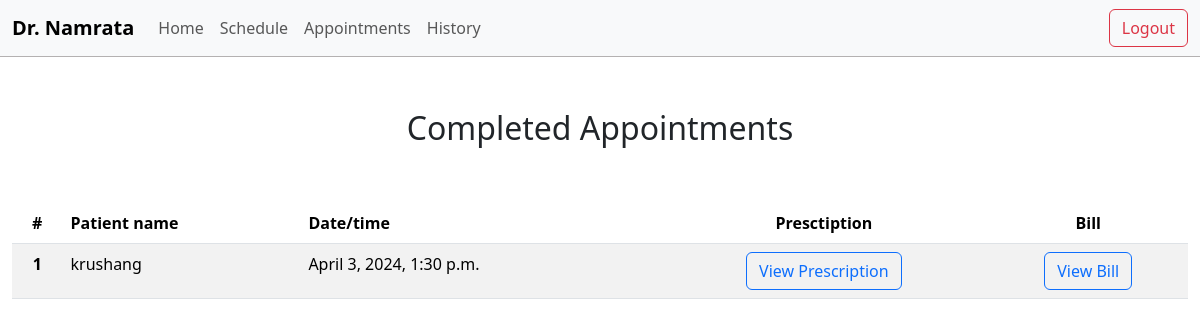
Screenshot of /doctor/history/ (signed in) with the database file from the repository.
### accounts/models.py (models this page shows, shortened)
class CustomUser(AbstractBaseUser, PermissionsMixin):
    email = models.EmailField(unique=True)
    first_name = models.CharField(max_length=30)
    last_name = models.CharField(max_length=30)
    phone_number = models.CharField(max_length=15)
    is_active = models.BooleanField(default=True)
    is_staff = models.BooleanField(default=False)
    is_admin = models.BooleanField(default=False)
    is_superadmin = models.BooleanField(default=False)
    type = models.CharField(max_length=16, default='patient')
    objects = CustomUserManager()
    USERNAME_FIELD = 'email'
    REQUIRED_FIELDS = ['first_name']

### doctor/models.py (models this page shows)
class appointment(models.Model):
    patient_id=models.ForeignKey(Patient,on_delete=models.CASCADE)
    doctor_id=models.ForeignKey(Doctor,on_delete=models.CASCADE)
    patient_name = models.CharField(max_length=255 , default='unknown user')
    datetime = models.DateTimeField(auto_now_add=False,null=True)
    appointment_state = models.CharField(max_length=255) #accept reject etcccccc
    note = models.TextField()
    rejection_reason = models.TextField(blank=True, null=True)

### doctor/views.py (the view)
# urls.py: path('history/',views.history, name="work_history"),
@login_required(login_url='/login/')
def history(request):
    disp = appointment.objects.filter(appointment_state = 'complete' , doctor_id_id = request.user.id)
    context = {'page':'History' , 'disp':disp}
    return render(request, 'doctor/history.html',context)

### templates/doctor/history.html
{% extends "basic_structure.html"%}
{%block start%}
<div class="container mt-1">
  <div class="d-flex justify-content-center pt-5 p-2 pb-5">
    <h2>Completed Appointments</h2>
  </div>
</div>
<div class="container-fluid">
    <table class="table table-striped" style="text-align: center;">
        <thead>
          <tr>
            <th scope="col">#</th>
            <th scope="col" style="text-align: left;">Patient name</th>
            <th scope="col" style="text-align: left;">Date/time</th>
            <th scope="col">Presctiption</th>
            <th scope="col">Bill</th>
          </tr>
        </thead>
        <tbody>
          {%for i in disp%}
          <tr>
            <th scope="row">{{forloop.counter}}</th>
            <td style="text-align: left;">{{i.patient_name}}</td>
            <td style="text-align: left;">{{i.datetime}}</td>
            <td><a class="btn btn-outline-primary" href="/doctor/viewprescription/{{i.id}}">View Prescription</a></td>
            <td><a class="btn btn-outline-primary" href="/doctor/viewbill/{{i.id}}">View Bill</a></td>
          </tr>
          {%endfor%}
        </tbody>
      </table>
</div>
{%endblock%}

### templates/basic_structure.html (shortened to what this page needs)
<!DOCTYPE html>
<html lang="en">
<head>
    <link href="https://cdn.jsdelivr.net/npm/bootstrap@5.3.0-alpha1/dist/css/bootstrap.min.css" rel="stylesheet">
<link href="https://cdn.jsdelivr.net/npm/bootstrap@5.3.3/dist/css/bootstrap.min.css" rel="stylesheet">
</head>
<body>
      <nav class="navbar navbar-expand-lg bg-light ">
        <div class="container-fluid">
          <a class="navbar-brand" href="/doctor/doctors-profile/"><b>Dr. {{request.user.first_name}}</b></a>
          <div class="collapse navbar-collapse" id="navbarSupportedContent">
            <ul class="navbar-nav me-auto mb-2 mb-lg-0">
              <li class="nav-item">
                <a class="nav-link" aria-current="page" href="/doctor/doc-home">Home</a>
              </li>
              <li class="nav-item">
                <a class="nav-link" href="/doctor/schedule/">Schedule</a>
              </li>
              <li class="nav-item">
                <a class="nav-link" href="/doctor/appointments/">Appointments</a>
              </li>
              <li class="nav-item">
                <a class="nav-link" href="/doctor/history/">History</a>
              </li>
            </ul>
            <a href="/logout/" class="btn btn-outline-danger " type="submit">Logout</a>
          </div>
        </div>
      </nav>
    {% block start%}
    {% endblock %}
</body>
</html>

### templates/basic_structure.html (style rules this page uses)
.navbar { border-bottom: 1px solid #b4b1b1; }

### rows the page displays
CustomUser: user.first_name "Namrata"
appointment: patient_name "krushang", datetime "April 3, 2024, 1:30 p.m."
